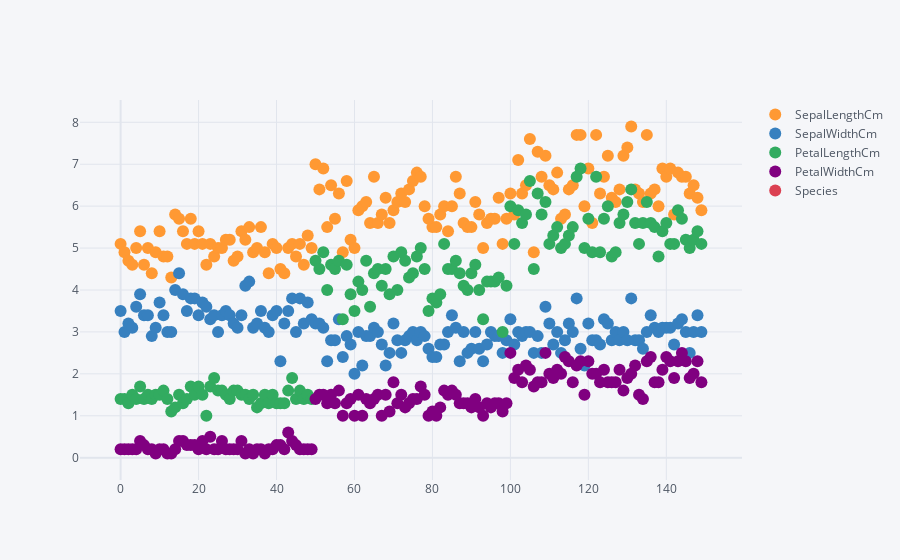

Write notebook code for a chart like this one.
### Markdown cell above
## scatter, mode = markers

### Code cell
df.iplot(kind='scatter',mode='markers')

### Figure 1 — Plotly figure (JSON) as saved in the notebook; plotly's stock layout.template omitted (floating-point values rounded to 4 significant figures; data arrays with more than 128 entries replaced by an {"elided": "..."} marker saying what was removed)
{"data": [{"line": {"color": "rgba(255, 153, 51, 1.0)", "dash": "solid", "shape": "linear", "width": 1.3}, "marker": {"size": 12, "symbol": "circle"}, "mode": "markers", "name": "SepalLengthCm", "text": "", "type": "scatter", "x": {"elided": "150 int values"}, "y": {"elided": "150 float values"}}, {"line": {"color": "rgba(55, 128, 191, 1.0)", "dash": "solid", "shape": "linear", "width": 1.3}, "marker": {"size": 12, "symbol": "circle"}, "mode": "markers", "name": "SepalWidthCm", "text": "", "type": "scatter", "x": {"elided": "150 int values"}, "y": {"elided": "150 float values"}}, {"line": {"color": "rgba(50, 171, 96, 1.0)", "dash": "solid", "shape": "linear", "width": 1.3}, "marker": {"size": 12, "symbol": "circle"}, "mode": "markers", "name": "PetalLengthCm", "text": "", "type": "scatter", "x": {"elided": "150 int values"}, "y": {"elided": "150 float values"}}, {"line": {"color": "rgba(128, 0, 128, 1.0)", "dash": "solid", "shape": "linear", "width": 1.3}, "marker": {"size": 12, "symbol": "circle"}, "mode": "markers", "name": "PetalWidthCm", "text": "", "type": "scatter", "x": {"elided": "150 int values"}, "y": {"elided": "150 float values"}}, {"line": {"color": "rgba(219, 64, 82, 1.0)", "dash": "solid", "shape": "linear", "width": 1.3}, "marker": {"size": 12, "symbol": "circle"}, "mode": "markers", "name": "Species", "text": "", "type": "scatter", "x": {"elided": "150 int values"}, "y": {"elided": "150 str values"}}], "layout": {"legend": {"bgcolor": "#F5F6F9", "font": {"color": "#4D5663"}}, "paper_bgcolor": "#F5F6F9", "plot_bgcolor": "#F5F6F9", "title": {"font": {"color": "#4D5663"}}, "xaxis": {"gridcolor": "#E1E5ED", "showgrid": true, "tickfont": {"color": "#4D5663"}, "title": {"font": {"color": "#4D5663"}, "text": ""}, "zerolinecolor": "#E1E5ED"}, "yaxis": {"gridcolor": "#E1E5ED", "showgrid": true, "tickfont": {"color": "#4D5663"}, "title": {"font": {"color": "#4D5663"}, "text": ""}, "zerolinecolor": "#E1E5ED"}}}
